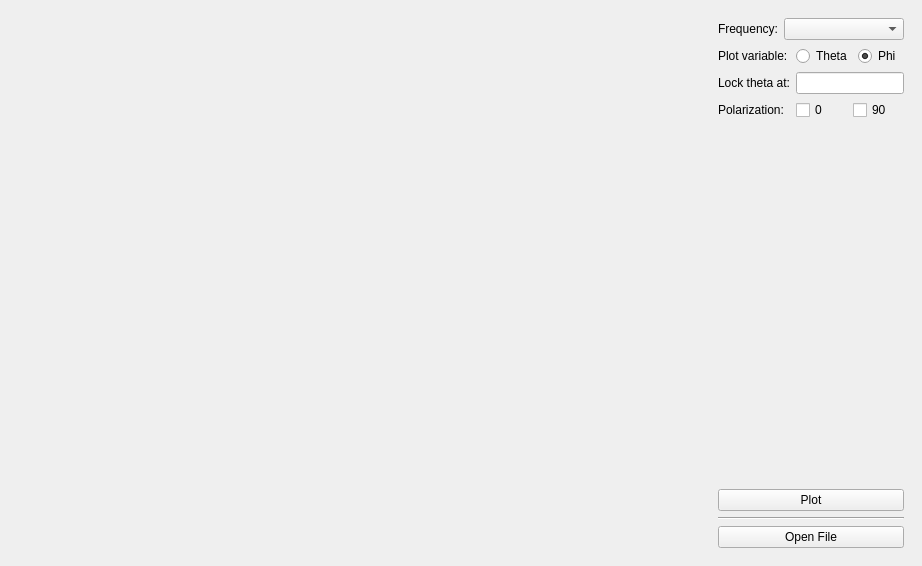
<?xml version="1.0" encoding="UTF-8"?>
<ui version="4.0">
 <class>MainWindow</class>
 <widget class="QMainWindow" name="MainWindow">
  <property name="geometry">
   <rect>
    <x>0</x>
    <y>0</y>
    <width>922</width>
    <height>566</height>
   </rect>
  </property>
  <property name="sizePolicy">
   <sizepolicy hsizetype="Minimum" vsizetype="Minimum">
    <horstretch>0</horstretch>
    <verstretch>0</verstretch>
   </sizepolicy>
  </property>
  <property name="windowTitle">
   <string>MainWindow</string>
  </property>
  <widget class="QWidget" name="centralwidget">
   <property name="sizePolicy">
    <sizepolicy hsizetype="Minimum" vsizetype="Minimum">
     <horstretch>0</horstretch>
     <verstretch>0</verstretch>
    </sizepolicy>
   </property>
   <layout class="QHBoxLayout" name="horizontalLayout">
    <item>
     <widget class="QWidget" name="placeholder" native="true">
      <property name="sizePolicy">
       <sizepolicy hsizetype="Expanding" vsizetype="Expanding">
        <horstretch>0</horstretch>
        <verstretch>0</verstretch>
       </sizepolicy>
      </property>
     </widget>
    </item>
    <item>
     <widget class="QWidget" name="controls" native="true">
      <property name="sizePolicy">
       <sizepolicy hsizetype="Fixed" vsizetype="Preferred">
        <horstretch>0</horstretch>
        <verstretch>0</verstretch>
       </sizepolicy>
      </property>
      <layout class="QVBoxLayout" name="verticalLayout">
       <item>
        <layout class="QGridLayout" name="gridLayout">
         <item row="0" column="0">
          <widget class="QLabel" name="label">
           <property name="text">
            <string>Frequency:</string>
           </property>
          </widget>
         </item>
         <item row="1" column="0" colspan="2">
          <widget class="QLabel" name="label_2">
           <property name="text">
            <string>Plot variable:</string>
           </property>
          </widget>
         </item>
         <item row="1" column="2">
          <layout class="QHBoxLayout" name="horizontalLayout_4">
           <item>
            <widget class="QRadioButton" name="plot_theta_btn">
             <property name="text">
              <string>Theta</string>
             </property>
            </widget>
           </item>
           <item>
            <widget class="QRadioButton" name="plot_phi_btn">
             <property name="text">
              <string>Phi</string>
             </property>
             <property name="checked">
              <bool>true</bool>
             </property>
            </widget>
           </item>
          </layout>
         </item>
         <item row="2" column="0" colspan="2">
          <widget class="QLabel" name="lock_label">
           <property name="text">
            <string>Lock theta at:</string>
           </property>
          </widget>
         </item>
         <item row="2" column="2">
          <widget class="QLineEdit" name="lock_input">
           <property name="sizePolicy">
            <sizepolicy hsizetype="MinimumExpanding" vsizetype="Fixed">
             <horstretch>0</horstretch>
             <verstretch>0</verstretch>
            </sizepolicy>
           </property>
          </widget>
         </item>
         <item row="3" column="0" colspan="2">
          <widget class="QLabel" name="label_3">
           <property name="text">
            <string>Polarization:</string>
           </property>
          </widget>
         </item>
         <item row="3" column="2">
          <layout class="QHBoxLayout" name="horizontalLayout_2">
           <item>
            <widget class="QCheckBox" name="set_e_theta">
             <property name="text">
              <string>0</string>
             </property>
            </widget>
           </item>
           <item>
            <widget class="QCheckBox" name="set_e_phi">
             <property name="text">
              <string>90</string>
             </property>
            </widget>
           </item>
          </layout>
         </item>
         <item row="0" column="1" colspan="2">
          <widget class="QComboBox" name="freq_selector">
           <property name="sizePolicy">
            <sizepolicy hsizetype="MinimumExpanding" vsizetype="Fixed">
             <horstretch>0</horstretch>
             <verstretch>0</verstretch>
            </sizepolicy>
           </property>
          </widget>
         </item>
        </layout>
       </item>
       <item>
        <spacer name="verticalSpacer">
         <property name="orientation">
          <enum>Qt::Vertical</enum>
         </property>
         <property name="sizeHint" stdset="0">
          <size>
           <width>20</width>
           <height>280</height>
          </size>
         </property>
        </spacer>
       </item>
       <item>
        <widget class="QPushButton" name="plot_btn">
         <property name="text">
          <string>Plot</string>
         </property>
        </widget>
       </item>
       <item>
        <widget class="Line" name="line">
         <property name="orientation">
          <enum>Qt::Horizontal</enum>
         </property>
        </widget>
       </item>
       <item>
        <widget class="QPushButton" name="choose_file_btn">
         <property name="text">
          <string>Open File</string>
         </property>
        </widget>
       </item>
      </layout>
     </widget>
    </item>
   </layout>
  </widget>
  <widget class="QMenuBar" name="menubar">
   <property name="geometry">
    <rect>
     <x>0</x>
     <y>0</y>
     <width>922</width>
     <height>22</height>
    </rect>
   </property>
  </widget>
 </widget>
 <resources/>
 <connections/>
</ui>
